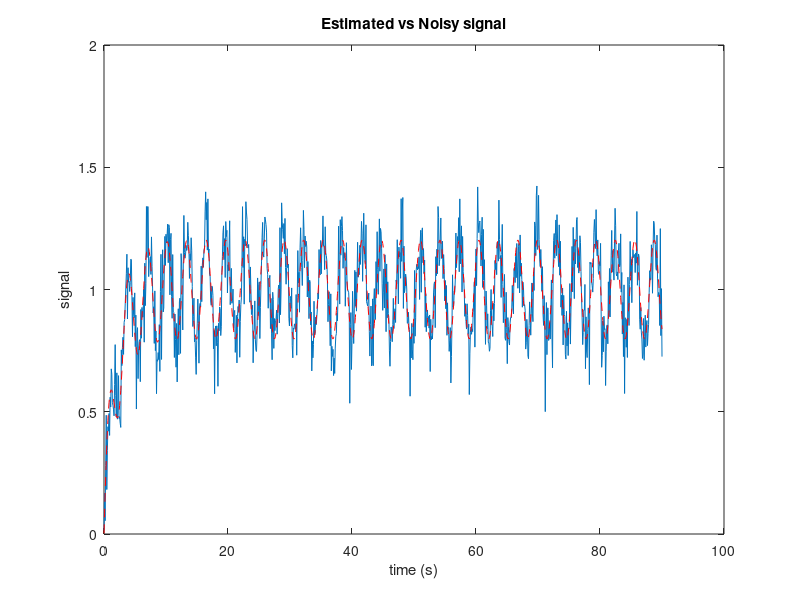

Source code (MATLAB):
clc;
clear;
close all;

% Parameters
A0 = 1;
A1 = 0.2;
A2 = -1;

%Sampling time
Ts = 0.1;

% Define number of data  points
N = 1000;

% Time vector
t = linspace(0, 90, N);

datapoint_length = size(t)

% Construct the signal(Actual signal + white noise of size(t)
% Noisy signal
x = A0 + A1 * sin(2*t) + A2 * exp(-0.5*t) + 0.1 * randn(datapoint_length);

% Actual signal without noise
% x = A0 + A1 * sin(2*t) + A2 * exp(-0.5*t)

% Create a place holder for Matrix H
H = zeros(N,3);

% Create the H Martix
% If the Matrix H was of shape ( ,5) or higher we would get a singular or
% near-to-singular matrix
for n = 1:1:N
    H(n, :) = [1, sin(2 * t(n)), exp(-0.5 * t(n))];
end


%Estimated Parameters
theta_hat = inv(H' * H) * H' * x';

% Estimate the signal
% Create a time matrix
for n = 1:1:N
	time(n, :) = [1, sin(2 * t(n)), exp(-0.5 * t(n))];
end

% Estimated signal
x_hat = time * theta_hat;

% We can verify that if we increase the number of datapoints we get a
% smaller MSE
MSE = immse(x, x_hat')

figure
% plot(t, x_noiseless)
plot(t, x)
hold on 
plot(t, x_hat, "r--")
xlabel("time (s)")
ylabel("signal")
title("Estimated vs Noisy signal")